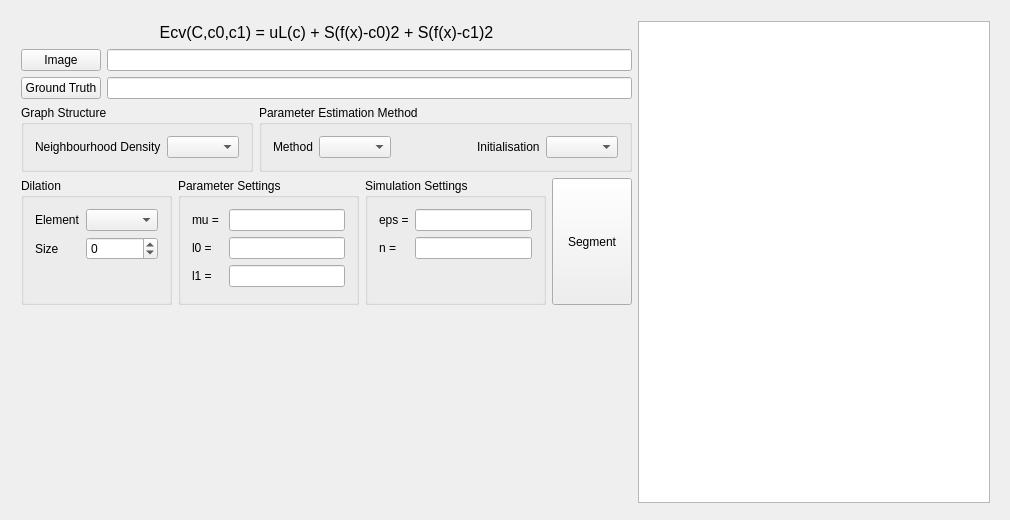
<?xml version="1.0" encoding="UTF-8"?>
<ui version="4.0">
 <class>MainWindow</class>
 <widget class="QMainWindow" name="MainWindow">
  <property name="geometry">
   <rect>
    <x>0</x>
    <y>0</y>
    <width>1010</width>
    <height>520</height>
   </rect>
  </property>
  <property name="minimumSize">
   <size>
    <width>1010</width>
    <height>520</height>
   </size>
  </property>
  <property name="maximumSize">
   <size>
    <width>1010</width>
    <height>520</height>
   </size>
  </property>
  <property name="windowTitle">
   <string>Chan-Vese Energy Optimisation via Graph Cuts for Image Segmentation</string>
  </property>
  <widget class="QWidget" name="centralWidget">
   <widget class="QWidget" name="layoutWidget">
    <property name="geometry">
     <rect>
      <x>10</x>
      <y>10</y>
      <width>991</width>
      <height>504</height>
     </rect>
    </property>
    <layout class="QHBoxLayout" name="horizontalLayout_8">
     <item>
      <layout class="QVBoxLayout" name="verticalLayout_2">
       <item>
        <widget class="QLabel" name="energyLbl">
         <property name="font">
          <font>
           <pointsize>12</pointsize>
          </font>
         </property>
         <property name="text">
          <string>Ecv(C,c0,c1) = uL(c) + S(f(x)-c0)2 + S(f(x)-c1)2</string>
         </property>
         <property name="alignment">
          <set>Qt::AlignCenter</set>
         </property>
        </widget>
       </item>
       <item>
        <layout class="QHBoxLayout" name="horizontalLayout_3">
         <item>
          <widget class="QPushButton" name="pushImg">
           <property name="text">
            <string>Image</string>
           </property>
          </widget>
         </item>
         <item>
          <widget class="QLineEdit" name="imgPath">
           <property name="readOnly">
            <bool>true</bool>
           </property>
          </widget>
         </item>
        </layout>
       </item>
       <item>
        <layout class="QHBoxLayout" name="horizontalLayout_2">
         <item>
          <widget class="QPushButton" name="pushGt">
           <property name="text">
            <string>Ground Truth</string>
           </property>
          </widget>
         </item>
         <item>
          <widget class="QLineEdit" name="gtPath">
           <property name="readOnly">
            <bool>true</bool>
           </property>
          </widget>
         </item>
        </layout>
       </item>
       <item>
        <layout class="QHBoxLayout" name="horizontalLayout_5">
         <item>
          <widget class="QGroupBox" name="groupBox">
           <property name="title">
            <string>Graph Structure</string>
           </property>
           <layout class="QHBoxLayout" name="horizontalLayout_4">
            <item>
             <widget class="QLabel" name="label">
              <property name="text">
               <string>Neighbourhood Density</string>
              </property>
             </widget>
            </item>
            <item>
             <widget class="QComboBox" name="comboN"/>
            </item>
           </layout>
          </widget>
         </item>
         <item>
          <widget class="QGroupBox" name="groupBox_2">
           <property name="title">
            <string>Parameter Estimation Method</string>
           </property>
           <layout class="QHBoxLayout" name="horizontalLayout">
            <item>
             <widget class="QLabel" name="label_2">
              <property name="text">
               <string>Method</string>
              </property>
             </widget>
            </item>
            <item>
             <widget class="QComboBox" name="comboMethod"/>
            </item>
            <item>
             <spacer name="horizontalSpacer">
              <property name="orientation">
               <enum>Qt::Horizontal</enum>
              </property>
              <property name="sizeHint" stdset="0">
               <size>
                <width>80</width>
                <height>20</height>
               </size>
              </property>
             </spacer>
            </item>
            <item>
             <widget class="QLabel" name="label_3">
              <property name="text">
               <string>Initialisation</string>
              </property>
             </widget>
            </item>
            <item>
             <widget class="QComboBox" name="comboInitial"/>
            </item>
           </layout>
          </widget>
         </item>
        </layout>
       </item>
       <item>
        <layout class="QHBoxLayout" name="horizontalLayout_7">
         <property name="spacing">
          <number>6</number>
         </property>
         <property name="sizeConstraint">
          <enum>QLayout::SetDefaultConstraint</enum>
         </property>
         <item>
          <widget class="QGroupBox" name="groupBox_3">
           <property name="title">
            <string>Dilation</string>
           </property>
           <layout class="QFormLayout" name="formLayout">
            <item row="0" column="0">
             <widget class="QLabel" name="label_4">
              <property name="text">
               <string>Element</string>
              </property>
             </widget>
            </item>
            <item row="0" column="1">
             <widget class="QComboBox" name="comboDilElement"/>
            </item>
            <item row="1" column="0">
             <widget class="QLabel" name="label_5">
              <property name="text">
               <string>Size</string>
              </property>
             </widget>
            </item>
            <item row="1" column="1">
             <widget class="QSpinBox" name="spinDilSize">
              <property name="wrapping">
               <bool>true</bool>
              </property>
              <property name="readOnly">
               <bool>false</bool>
              </property>
              <property name="maximum">
               <number>7</number>
              </property>
             </widget>
            </item>
            <item row="2" column="1">
             <spacer name="verticalSpacer">
              <property name="orientation">
               <enum>Qt::Vertical</enum>
              </property>
              <property name="sizeType">
               <enum>QSizePolicy::Fixed</enum>
              </property>
              <property name="sizeHint" stdset="0">
               <size>
                <width>50</width>
                <height>25</height>
               </size>
              </property>
             </spacer>
            </item>
           </layout>
          </widget>
         </item>
         <item>
          <widget class="QGroupBox" name="groupBox_4">
           <property name="title">
            <string>Parameter Settings</string>
           </property>
           <layout class="QFormLayout" name="formLayout_2">
            <item row="0" column="0">
             <widget class="QLabel" name="labelMu">
              <property name="text">
               <string>mu = </string>
              </property>
             </widget>
            </item>
            <item row="0" column="1">
             <widget class="QLineEdit" name="lineEditMu">
              <property name="readOnly">
               <bool>true</bool>
              </property>
             </widget>
            </item>
            <item row="1" column="0">
             <widget class="QLabel" name="labelL0">
              <property name="text">
               <string>l0 = </string>
              </property>
             </widget>
            </item>
            <item row="1" column="1">
             <widget class="QLineEdit" name="lineEditL0">
              <property name="readOnly">
               <bool>true</bool>
              </property>
             </widget>
            </item>
            <item row="2" column="0">
             <widget class="QLabel" name="labelL1">
              <property name="text">
               <string>l1 = </string>
              </property>
             </widget>
            </item>
            <item row="2" column="1">
             <widget class="QLineEdit" name="lineEditL1">
              <property name="readOnly">
               <bool>true</bool>
              </property>
             </widget>
            </item>
           </layout>
          </widget>
         </item>
         <item>
          <widget class="QGroupBox" name="groupBox_5">
           <property name="title">
            <string>Simulation Settings</string>
           </property>
           <layout class="QFormLayout" name="formLayout_3">
            <item row="0" column="0">
             <widget class="QLabel" name="labelEps">
              <property name="text">
               <string>eps =</string>
              </property>
             </widget>
            </item>
            <item row="0" column="1">
             <widget class="QLineEdit" name="lineEditEps">
              <property name="readOnly">
               <bool>false</bool>
              </property>
             </widget>
            </item>
            <item row="1" column="0">
             <widget class="QLabel" name="labelN">
              <property name="text">
               <string>n = </string>
              </property>
             </widget>
            </item>
            <item row="1" column="1">
             <widget class="QLineEdit" name="lineEditN">
              <property name="readOnly">
               <bool>false</bool>
              </property>
             </widget>
            </item>
            <item row="2" column="0" colspan="2">
             <spacer name="verticalSpacer_2">
              <property name="orientation">
               <enum>Qt::Vertical</enum>
              </property>
              <property name="sizeType">
               <enum>QSizePolicy::Fixed</enum>
              </property>
              <property name="sizeHint" stdset="0">
               <size>
                <width>139</width>
                <height>25</height>
               </size>
              </property>
             </spacer>
            </item>
           </layout>
          </widget>
         </item>
         <item>
          <widget class="QPushButton" name="pushSegment">
           <property name="sizePolicy">
            <sizepolicy hsizetype="Minimum" vsizetype="Preferred">
             <horstretch>0</horstretch>
             <verstretch>0</verstretch>
            </sizepolicy>
           </property>
           <property name="text">
            <string>Segment</string>
           </property>
          </widget>
         </item>
        </layout>
       </item>
       <item>
        <layout class="QHBoxLayout" name="horizontalLayout_6">
         <item>
          <widget class="QLabel" name="imgLbl">
           <property name="sizePolicy">
            <sizepolicy hsizetype="Fixed" vsizetype="Fixed">
             <horstretch>0</horstretch>
             <verstretch>0</verstretch>
            </sizepolicy>
           </property>
           <property name="minimumSize">
            <size>
             <width>192</width>
             <height>192</height>
            </size>
           </property>
           <property name="maximumSize">
            <size>
             <width>192</width>
             <height>192</height>
            </size>
           </property>
           <property name="text">
            <string/>
           </property>
           <property name="pixmap">
            <pixmap resource="rsc.qrc">:/images/noground.png</pixmap>
           </property>
           <property name="alignment">
            <set>Qt::AlignCenter</set>
           </property>
          </widget>
         </item>
         <item>
          <widget class="QLabel" name="gtLbl">
           <property name="sizePolicy">
            <sizepolicy hsizetype="Fixed" vsizetype="Fixed">
             <horstretch>0</horstretch>
             <verstretch>0</verstretch>
            </sizepolicy>
           </property>
           <property name="minimumSize">
            <size>
             <width>192</width>
             <height>192</height>
            </size>
           </property>
           <property name="maximumSize">
            <size>
             <width>192</width>
             <height>192</height>
            </size>
           </property>
           <property name="text">
            <string/>
           </property>
           <property name="pixmap">
            <pixmap resource="rsc.qrc">:/images/noground.png</pixmap>
           </property>
           <property name="alignment">
            <set>Qt::AlignCenter</set>
           </property>
          </widget>
         </item>
         <item>
          <widget class="QLabel" name="segLbl">
           <property name="sizePolicy">
            <sizepolicy hsizetype="Fixed" vsizetype="Fixed">
             <horstretch>0</horstretch>
             <verstretch>0</verstretch>
            </sizepolicy>
           </property>
           <property name="minimumSize">
            <size>
             <width>192</width>
             <height>192</height>
            </size>
           </property>
           <property name="maximumSize">
            <size>
             <width>192</width>
             <height>192</height>
            </size>
           </property>
           <property name="text">
            <string/>
           </property>
           <property name="pixmap">
            <pixmap resource="rsc.qrc">:/images/nosegmentation.png</pixmap>
           </property>
           <property name="alignment">
            <set>Qt::AlignCenter</set>
           </property>
          </widget>
         </item>
        </layout>
       </item>
      </layout>
     </item>
     <item>
      <layout class="QVBoxLayout" name="verticalLayout">
       <item>
        <widget class="QPlainTextEdit" name="plainTextEdit">
         <property name="sizePolicy">
          <sizepolicy hsizetype="Expanding" vsizetype="Preferred">
           <horstretch>0</horstretch>
           <verstretch>0</verstretch>
          </sizepolicy>
         </property>
         <property name="readOnly">
          <bool>true</bool>
         </property>
        </widget>
       </item>
      </layout>
     </item>
    </layout>
   </widget>
  </widget>
 </widget>
 <layoutdefault spacing="6" margin="11"/>
 <resources>
  <include location="rsc.qrc"/>
 </resources>
 <connections/>
</ui>
